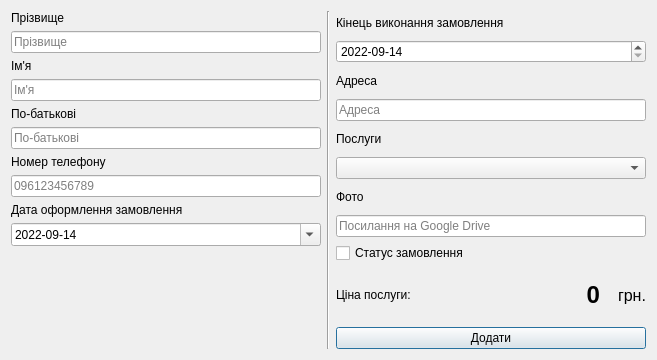
<?xml version="1.0" encoding="UTF-8"?>
<ui version="4.0">
 <class>AddUserData</class>
 <widget class="QDialog" name="AddUserData">
  <property name="geometry">
   <rect>
    <x>0</x>
    <y>0</y>
    <width>657</width>
    <height>360</height>
   </rect>
  </property>
  <property name="windowTitle">
   <string>Додати користувача</string>
  </property>
  <layout class="QHBoxLayout" name="horizontalLayout">
   <item>
    <layout class="QVBoxLayout" name="verticalLayout">
     <item>
      <layout class="QVBoxLayout" name="verticalLayout_2">
       <item>
        <widget class="QLabel" name="label_4">
         <property name="text">
          <string>Прізвище</string>
         </property>
        </widget>
       </item>
       <item>
        <widget class="QLineEdit" name="SurnameLineEdit">
         <property name="inputMask">
          <string/>
         </property>
         <property name="maxLength">
          <number>32</number>
         </property>
         <property name="placeholderText">
          <string>Прізвище</string>
         </property>
        </widget>
       </item>
      </layout>
     </item>
     <item>
      <layout class="QVBoxLayout" name="verticalLayout_3">
       <item>
        <widget class="QLabel" name="label_2">
         <property name="text">
          <string>Ім'я</string>
         </property>
        </widget>
       </item>
       <item>
        <widget class="QLineEdit" name="NameLineEdit">
         <property name="inputMask">
          <string/>
         </property>
         <property name="maxLength">
          <number>32</number>
         </property>
         <property name="placeholderText">
          <string>Ім'я</string>
         </property>
        </widget>
       </item>
      </layout>
     </item>
     <item>
      <layout class="QVBoxLayout" name="verticalLayout_4">
       <item>
        <widget class="QLabel" name="label_3">
         <property name="text">
          <string>По-батькові</string>
         </property>
        </widget>
       </item>
       <item>
        <widget class="QLineEdit" name="MiddleNameLineEdit">
         <property name="inputMask">
          <string/>
         </property>
         <property name="maxLength">
          <number>32</number>
         </property>
         <property name="placeholderText">
          <string>По-батькові</string>
         </property>
        </widget>
       </item>
      </layout>
     </item>
     <item>
      <layout class="QVBoxLayout" name="verticalLayout_5">
       <item>
        <widget class="QLabel" name="label_5">
         <property name="text">
          <string>Номер телефону</string>
         </property>
        </widget>
       </item>
       <item>
        <widget class="QLineEdit" name="PhoneNumberLineEdit">
         <property name="placeholderText">
          <string>096123456789</string>
         </property>
        </widget>
       </item>
      </layout>
     </item>
     <item>
      <layout class="QVBoxLayout" name="verticalLayout_6">
       <item>
        <widget class="QLabel" name="label">
         <property name="text">
          <string>Дата оформлення замовлення</string>
         </property>
        </widget>
       </item>
       <item>
        <widget class="QDateEdit" name="StartDateEdit">
         <property name="minimumDate">
          <date>
           <year>2022</year>
           <month>9</month>
           <day>14</day>
          </date>
         </property>
         <property name="displayFormat">
          <string>yyyy-MM-dd</string>
         </property>
         <property name="calendarPopup">
          <bool>true</bool>
         </property>
        </widget>
       </item>
      </layout>
     </item>
     <item>
      <layout class="QVBoxLayout" name="verticalLayout_13">
       <item>
        <spacer name="verticalSpacer">
         <property name="orientation">
          <enum>Qt::Vertical</enum>
         </property>
         <property name="sizeHint" stdset="0">
          <size>
           <width>20</width>
           <height>40</height>
          </size>
         </property>
        </spacer>
       </item>
      </layout>
     </item>
    </layout>
   </item>
   <item>
    <widget class="Line" name="line">
     <property name="orientation">
      <enum>Qt::Vertical</enum>
     </property>
    </widget>
   </item>
   <item>
    <layout class="QVBoxLayout" name="verticalLayout_7">
     <item>
      <layout class="QVBoxLayout" name="verticalLayout_8">
       <item>
        <widget class="QLabel" name="label_7">
         <property name="text">
          <string>Кінець виконання замовлення</string>
         </property>
        </widget>
       </item>
       <item>
        <widget class="QDateEdit" name="EndOrderDate">
         <property name="minimumDate">
          <date>
           <year>2022</year>
           <month>9</month>
           <day>14</day>
          </date>
         </property>
         <property name="displayFormat">
          <string>yyyy-MM-dd</string>
         </property>
        </widget>
       </item>
      </layout>
     </item>
     <item>
      <layout class="QVBoxLayout" name="verticalLayout_9">
       <item>
        <widget class="QLabel" name="label_6">
         <property name="text">
          <string>Адреса</string>
         </property>
        </widget>
       </item>
       <item>
        <widget class="QLineEdit" name="AdressLineEdit">
         <property name="maxLength">
          <number>64</number>
         </property>
         <property name="placeholderText">
          <string>Адреса</string>
         </property>
        </widget>
       </item>
      </layout>
     </item>
     <item>
      <layout class="QVBoxLayout" name="verticalLayout_10">
       <item>
        <widget class="QLabel" name="label_9">
         <property name="text">
          <string>Послуги</string>
         </property>
        </widget>
       </item>
       <item>
        <widget class="QComboBox" name="ServiceComboBox">
         <property name="currentText">
          <string/>
         </property>
         <property name="currentIndex">
          <number>-1</number>
         </property>
         <property name="maxVisibleItems">
          <number>12</number>
         </property>
         <property name="placeholderText">
          <string>Послуги</string>
         </property>
        </widget>
       </item>
      </layout>
     </item>
     <item>
      <layout class="QVBoxLayout" name="verticalLayout_11">
       <item>
        <widget class="QLabel" name="label_8">
         <property name="text">
          <string>Фото</string>
         </property>
        </widget>
       </item>
       <item>
        <widget class="QLineEdit" name="PhotoPathLineEdit">
         <property name="placeholderText">
          <string>Посилання на Google Drive</string>
         </property>
        </widget>
       </item>
      </layout>
     </item>
     <item>
      <widget class="QCheckBox" name="StatusCheckBox">
       <property name="text">
        <string>Статус замовлення</string>
       </property>
      </widget>
     </item>
     <item>
      <layout class="QHBoxLayout" name="horizontalLayout_2">
       <item>
        <widget class="QLabel" name="label_12">
         <property name="text">
          <string>Ціна послуги: </string>
         </property>
        </widget>
       </item>
       <item>
        <widget class="QLabel" name="PriceLabel_2">
         <property name="font">
          <font>
           <pointsize>18</pointsize>
           <weight>75</weight>
           <bold>true</bold>
          </font>
         </property>
         <property name="text">
          <string>0</string>
         </property>
         <property name="alignment">
          <set>Qt::AlignRight|Qt::AlignTrailing|Qt::AlignVCenter</set>
         </property>
        </widget>
       </item>
       <item>
        <widget class="QLabel" name="label_13">
         <property name="maximumSize">
          <size>
           <width>40</width>
           <height>16777215</height>
          </size>
         </property>
         <property name="font">
          <font>
           <pointsize>12</pointsize>
          </font>
         </property>
         <property name="text">
          <string>грн.</string>
         </property>
         <property name="alignment">
          <set>Qt::AlignRight|Qt::AlignTrailing|Qt::AlignVCenter</set>
         </property>
        </widget>
       </item>
      </layout>
     </item>
     <item>
      <widget class="QPushButton" name="AddUserButton">
       <property name="text">
        <string>Додати</string>
       </property>
      </widget>
     </item>
    </layout>
   </item>
  </layout>
 </widget>
 <resources/>
 <connections/>
</ui>
